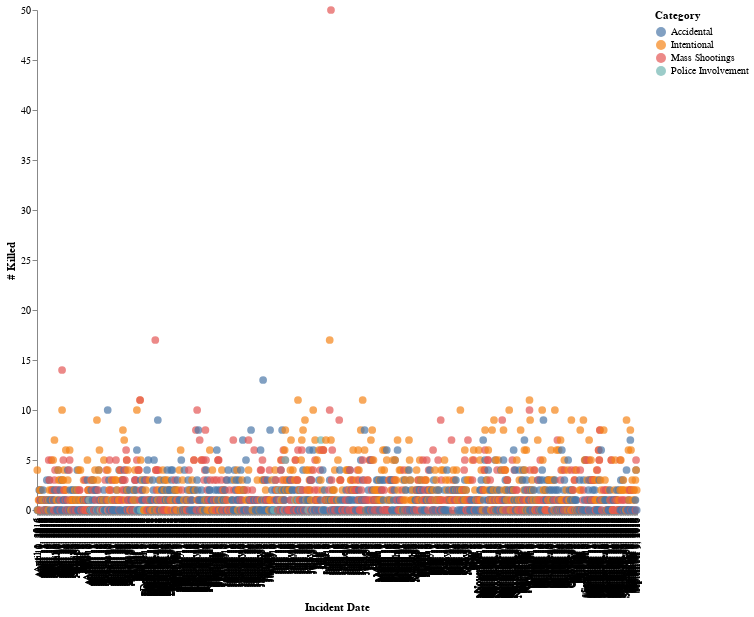

Write notebook code for a chart like this one.
### Code cell
chart = alt.Chart(source).mark_circle(size = 60).encode(
    x = 'Incident Date',
    y = '# Killed',
    color = 'Category',
    tooltip = ['Category','Incident Date','# Killed','# Injured']
)
chart.configure_axis(
    grid = False
).configure_view(
    strokeWidth = 0
).properties(
    width = 600,
    height = 500
)

### Figure 1 — Vega-Lite specification as saved in the notebook (floating-point values rounded to 4 significant figures; data arrays with more than 128 entries replaced by an {"elided": "..."} marker saying what was removed)
{"$schema": "https://vega.github.io/schema/vega-lite/v3.2.1.json", "config": {"axis": {"grid": false}, "mark": {"tooltip": null}, "view": {"height": 300, "strokeWidth": 0, "width": 400}}, "data": {"name": "data-a2b23c4e47f390f5cbb3ad00dda11c4f"}, "datasets": {"data-a2b23c4e47f390f5cbb3ad00dda11c4f": {"elided": "1956 records"}}, "encoding": {"color": {"field": "Category", "type": "nominal"}, "tooltip": [{"field": "Category", "type": "nominal"}, {"field": "Incident Date", "type": "nominal"}, {"field": "# Killed", "type": "quantitative"}, {"field": "# Injured", "type": "quantitative"}], "x": {"field": "Incident Date", "type": "nominal"}, "y": {"field": "# Killed", "type": "quantitative"}}, "height": 500, "mark": {"size": 60, "type": "circle"}, "width": 600}
